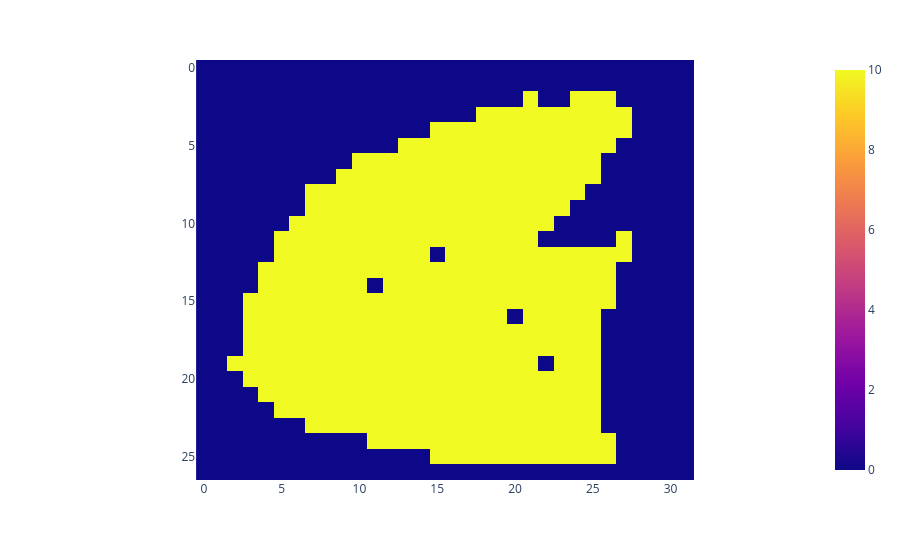

The cell this chart's notebook holds for it:
### Code cell
k_img = stiffness_map.reshape(s_img.shape[2],s_img.shape[1],s_img.shape[0]).T
#temp = i_img.T.reshape(-1)
#print(np.array_equal(iso_volume,temp))
px.imshow(k_img[:,int(0.5*k_img.shape[1]),:])

### Figure 1 — Plotly figure (JSON) as saved in the notebook; plotly's stock layout.template omitted (floating-point values rounded to 4 significant figures; data arrays with more than 128 entries replaced by an {"elided": "..."} marker saying what was removed)
{"data": [{"coloraxis": "coloraxis", "hovertemplate": "x: %{x}<br>y: %{y}<br>color: %{z}<extra></extra>", "name": "0", "type": "heatmap", "xaxis": "x", "yaxis": "y", "z": {"elided": "27x32 float values"}}], "layout": {"coloraxis": {"colorscale": [[0, "#0d0887"], [0.1111, "#46039f"], [0.2222, "#7201a8"], [0.3333, "#9c179e"], [0.4444, "#bd3786"], [0.5556, "#d8576b"], [0.6667, "#ed7953"], [0.7778, "#fb9f3a"], [0.8889, "#fdca26"], [1, "#f0f921"]]}, "margin": {"t": 60}, "xaxis": {"anchor": "y", "constrain": "domain", "domain": [0, 1], "scaleanchor": "y"}, "yaxis": {"anchor": "x", "autorange": "reversed", "constrain": "domain", "domain": [0, 1]}}}
